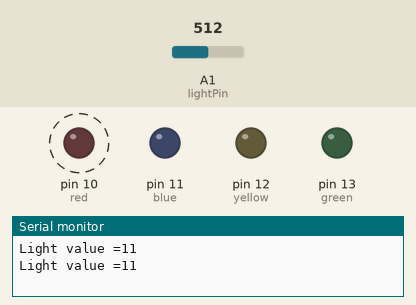
Recording of a sketch running on a simulated Arduino Uno, built with avr-gcc and run on an emulated ATmega328P. Parts: output pins drawn as LEDs (lit = HIGH), the last lines printed to the serial monitor. Dashed ring = blinking. The test bench sets the inputs (shaded band); at power-on: A1 (lightPin) = 512.

Above: at 2.8 s.
2.9 s: A1 (lightPin) set to 560
At 5.8 s:
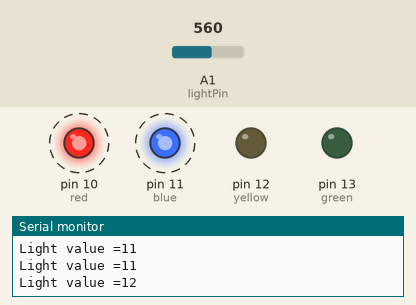
8.9 s: A1 (lightPin) set to 597
At 11.8 s:
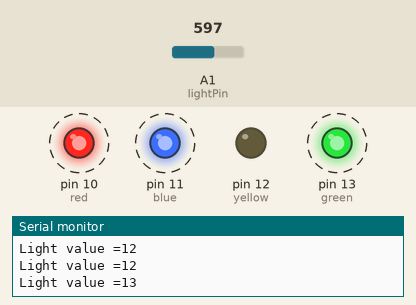
14.9 s: A1 (lightPin) set to 618
18.4 s: A1 (lightPin) set to 650
At 21.8 s:
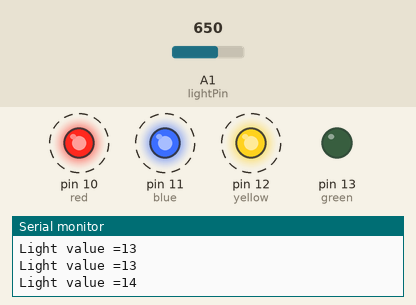
24.4 s: A1 (lightPin) set to 716
At 27.8 s:
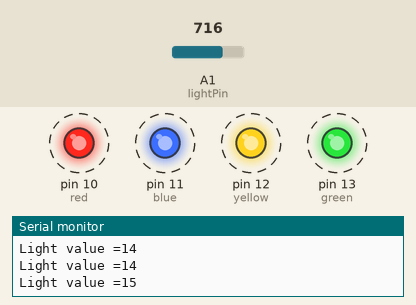
30.4 s: A1 (lightPin) set to 511
At 33.6 s:
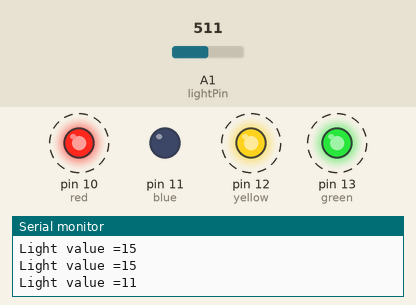
Timing chart, 0 to 37.4 s (numbered marks = the images above; inputs shaded):
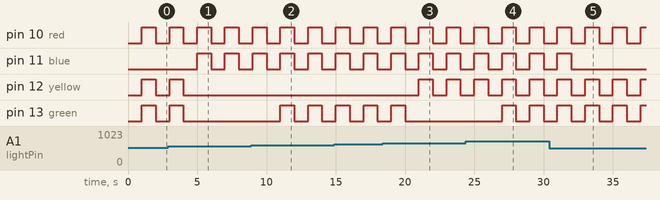

Measured:
- the behaviour switches between 543 and 544 on A1 (lightPin) (found by bisection; images 0 and 1)
- the behaviour switches between 588 and 589 on A1 (lightPin) (found by bisection; images 1 and 2)
- the behaviour switches between 633 and 634 on A1 (lightPin) (found by bisection; images 2 and 3)
- after the input at 2.9 s, pin 11 (blue): alternates HIGH for 1.0 s and LOW for 1.0 s, starting after 2.1 s; pin 12 (yellow), pin 13 (green): goes on until 4.0 s, then stays LOW
- after the input at 8.9 s, pin 13 (green): alternates HIGH for 1.0 s and LOW for 1.0 s, starting after 2.1 s
- after the input at 18.4 s, pin 12 (yellow): alternates HIGH for 1.0 s and LOW for 1.0 s, starting after 2.6 s; pin 13 (green): goes on until 20.0 s, then stays LOW
- after the input at 24.4 s, pin 13 (green): alternates HIGH for 1.0 s and LOW for 1.0 s, starting after 2.6 s
- after the input at 30.4 s, pin 11 (blue): goes on until 32.0 s, then stays LOW

The sketch:

Code.ino
```cpp
// Name :- Kunjesh Kantilal Ramani (200515106)
// Date :- 8th June 2022
// Week :- Lab 4 LEVEL 4
// Description :- Add two additional LED's. In order from left to right the value of each light is 8-4-2-1
// to create binary numbers. Using the light sensor mapped from 0 to 15 have the lights count in
// binary as you move the light sensor slider from left to right. Ex 5: off - ON - off - ON 4+1 = 5.
// Can use: data = map(data,6,679,0,15); //map the data value to 0-15

// NOTE : I have taken delay of 1000ms so that the value is visible perfectly.

// Below I have wrote the light and value of light in decimal
//  red = 8
//  blue = 4
//  yellow = 2
//  green = 1

int lightPin = A1; // The light sensor is plugged into pin A1 of the Arduino.
int data = 0;      // This will store the data from the sensor.
int red = 10;      // red color light
int blue = 11;     // blue color light
int yellow = 12;   // yellow color light
int green = 13;    // green color light

void setup()
{
    Serial.begin(9600);
    pinMode(red, OUTPUT);
    pinMode(blue, OUTPUT);
    pinMode(yellow, OUTPUT);
    pinMode(green, OUTPUT);
}

void loop()
{                                    // The loop function runs forever
    data = analogRead(lightPin);     // Read the value from the light sensor and store it in the lightData variable.
    data = map(data, 2, 679, 0, 15); // map the data value to a percentage
    Serial.print("Light value =");
    Serial.println(data); // Print the data to the serial port.
    delay(1000);          // Wait 1 second (1000mS) before running again.

    // There are various "if" loops to get the desired light
    int x = data;
    if (x >= 8 and x <= 15)
    {
        digitalWrite(red, HIGH);
        x = x - 8;
    }
    if (x >= 4 && x < 8)
    {
        digitalWrite(blue, HIGH);
        x = x - 4;
    }
    if (x >= 2 && x < 4)
    {
        digitalWrite(yellow, HIGH);
        x = x - 2;
    }
    if (x >= 1 && x < 2)
    {
        digitalWrite(green, HIGH);
        x = x - 1;
    }

    delay(1000);
    digitalWrite(red, LOW);
    digitalWrite(blue, LOW);
    digitalWrite(yellow, LOW);
    digitalWrite(green, LOW);
}
```
